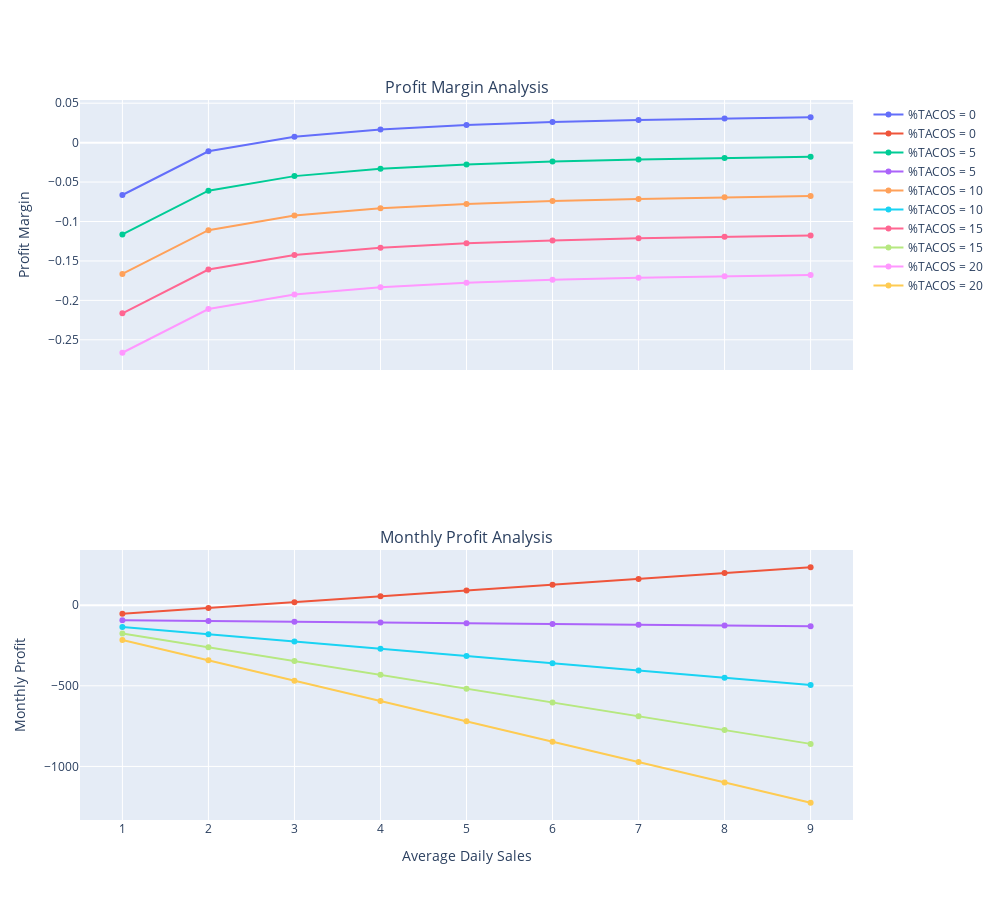

The notebook cell this image was saved under:
### Code cell
product.analysis(
    initial_number_units=INITIAL_NUMBER_UNITS,
    month=product_utils.Month.AUGUST
)

### Figure 1 — Plotly figure (JSON) as saved in the notebook; plotly's stock layout.template omitted (floating-point values rounded to 4 significant figures)
{"data": [{"mode": "lines+markers", "name": "%TACOS = 0", "type": "scatter", "x": [1, 2, 3, 4, 5, 6, 7, 8, 9], "xaxis": "x", "y": [-0.06641, -0.01095, 0.007535, 0.01678, 0.02232, 0.02602, 0.02866, 0.03064, 0.03218], "yaxis": "y"}, {"mode": "lines+markers", "name": "%TACOS = 0", "type": "scatter", "x": [1, 2, 3, 4, 5, 6, 7, 8, 9], "xaxis": "x2", "y": [-53.86, -17.76, 18.33, 54.43, 90.53, 126.6, 162.7, 198.8, 234.9], "yaxis": "y2"}, {"mode": "lines+markers", "name": "%TACOS = 5", "type": "scatter", "x": [1, 2, 3, 4, 5, 6, 7, 8, 9], "xaxis": "x", "y": [-0.1164, -0.06095, -0.04246, -0.03322, -0.02768, -0.02398, -0.02134, -0.01936, -0.01782], "yaxis": "y"}, {"mode": "lines+markers", "name": "%TACOS = 5", "type": "scatter", "x": [1, 2, 3, 4, 5, 6, 7, 8, 9], "xaxis": "x2", "y": [-94.42, -98.87, -103.3, -107.8, -112.2, -116.7, -121.2, -125.6, -130.1], "yaxis": "y2"}, {"mode": "lines+markers", "name": "%TACOS = 10", "type": "scatter", "x": [1, 2, 3, 4, 5, 6, 7, 8, 9], "xaxis": "x", "y": [-0.1664, -0.111, -0.09246, -0.08322, -0.07768, -0.07398, -0.07134, -0.06936, -0.06782], "yaxis": "y"}, {"mode": "lines+markers", "name": "%TACOS = 10", "type": "scatter", "x": [1, 2, 3, 4, 5, 6, 7, 8, 9], "xaxis": "x2", "y": [-135.0, -180.0, -225.0, -270.0, -315.0, -360.0, -405.0, -450.0, -495.1], "yaxis": "y2"}, {"mode": "lines+markers", "name": "%TACOS = 15", "type": "scatter", "x": [1, 2, 3, 4, 5, 6, 7, 8, 9], "xaxis": "x", "y": [-0.2164, -0.161, -0.1425, -0.1332, -0.1277, -0.124, -0.1213, -0.1194, -0.1178], "yaxis": "y"}, {"mode": "lines+markers", "name": "%TACOS = 15", "type": "scatter", "x": [1, 2, 3, 4, 5, 6, 7, 8, 9], "xaxis": "x2", "y": [-175.5, -261.1, -346.7, -432.2, -517.8, -603.3, -688.9, -774.5, -860.0], "yaxis": "y2"}, {"mode": "lines+markers", "name": "%TACOS = 20", "type": "scatter", "x": [1, 2, 3, 4, 5, 6, 7, 8, 9], "xaxis": "x", "y": [-0.2664, -0.211, -0.1925, -0.1832, -0.1777, -0.174, -0.1713, -0.1694, -0.1678], "yaxis": "y"}, {"mode": "lines+markers", "name": "%TACOS = 20", "type": "scatter", "x": [1, 2, 3, 4, 5, 6, 7, 8, 9], "xaxis": "x2", "y": [-216.1, -342.2, -468.3, -594.4, -720.6, -846.7, -972.8, -1099.0, -1225.0], "yaxis": "y2"}], "layout": {"annotations": [{"font": {"size": 16}, "showarrow": false, "text": "Profit Margin Analysis", "x": 0.5, "xanchor": "center", "xref": "paper", "y": 1, "yanchor": "bottom", "yref": "paper"}, {"font": {"size": 16}, "showarrow": false, "text": "Monthly Profit Analysis", "x": 0.5, "xanchor": "center", "xref": "paper", "y": 0.375, "yanchor": "bottom", "yref": "paper"}], "height": 900, "width": 1000, "xaxis": {"anchor": "y", "domain": [0, 1], "matches": "x2", "showticklabels": false}, "xaxis2": {"anchor": "y2", "domain": [0, 1], "title": {"text": "Average Daily Sales"}}, "yaxis": {"anchor": "x", "domain": [0.625, 1], "title": {"text": "Profit Margin"}}, "yaxis2": {"anchor": "x2", "domain": [0, 0.375], "title": {"text": "Monthly Profit"}}}}
